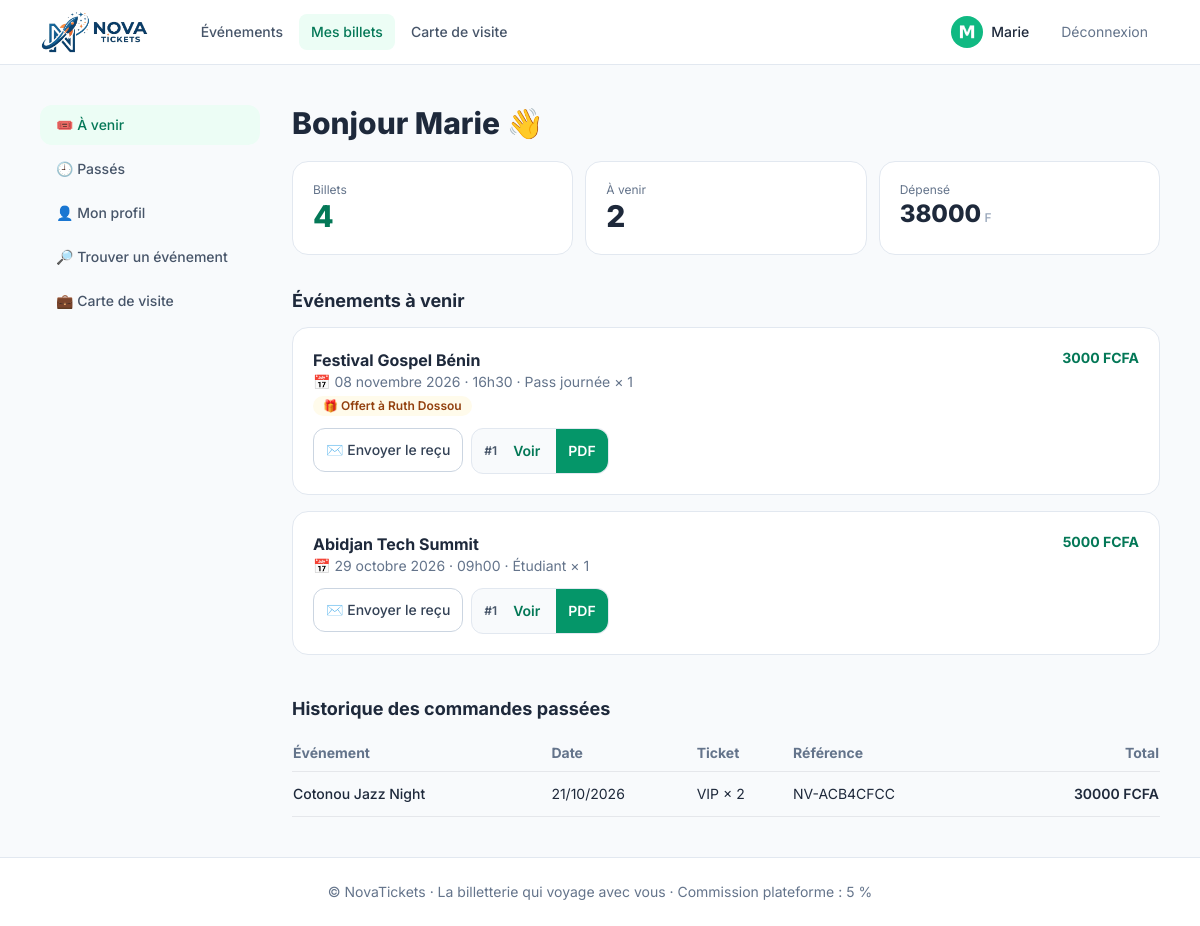
/mes-billets/ (signed in), run on an earlier commit of the app's database.
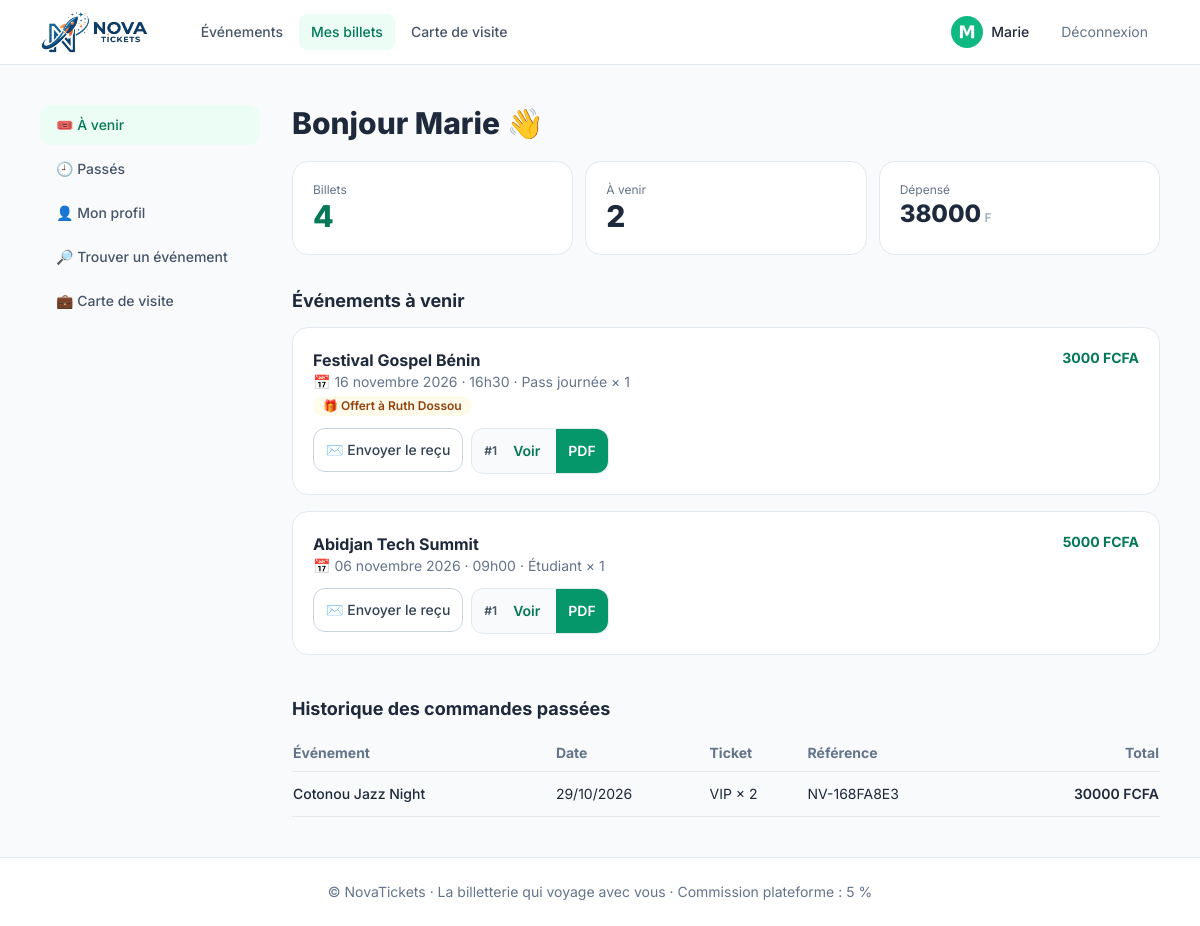
And on a later commit of the database.
### orders/models.py (models this page shows, shortened)
class Order(models.Model):
    PENDING = "pending"
    PAID = "paid"
    FAILED = "failed"
    STATUSES = [(PENDING, "En attente"), (PAID, "Payé"), (FAILED, "Échoué")]
    reference = models.CharField(max_length=20, unique=True, default=new_reference)
    user = models.ForeignKey(settings.AUTH_USER_MODEL, on_delete=models.CASCADE, related_name="orders")
    event = models.ForeignKey("events.Event", on_delete=models.CASCADE, related_name="orders")
    ticket_type = models.ForeignKey("events.TicketType", on_delete=models.PROTECT, related_name="orders")
    quantity = models.PositiveIntegerField(default=1)
    unit_price = models.DecimalField(max_digits=10, decimal_places=0)
    total = models.DecimalField(max_digits=12, decimal_places=0)
    commission = models.DecimalField(max_digits=12, decimal_places=0, default=0)
    net_amount = models.DecimalField("Net organisateur", max_digits=12, decimal_places=0, default=0)
    payment_method = models.CharField(max_length=60)
    payment_phone = models.CharField(max_length=30, blank=True)
    status = models.CharField(max_length=10, choices=STATUSES, default=PENDING)
    created_at = models.DateTimeField(auto_now_add=True)
    receipt_sent_at = models.DateTimeField(null=True, blank=True)
    for_friend = models.BooleanField(default=False)
    friend_last_name = models.CharField(max_length=80, blank=True)
    friend_first_name = models.CharField(max_length=80, blank=True)
    friend_sexe = models.CharField(max_length=1, blank=True)
    friend_email = models.EmailField(blank=True)
    friend_phone = models.CharField(max_length=30, blank=True)
    friend_photo = models.ImageField(upload_to="friends/", blank=True, null=True)
    class Meta:
        ordering = ["-created_at"]
    @property
    def holder_last_name(self):
        return self.friend_last_name if self.for_friend else self.user.last_name
    @property
    def holder_first_name(self):
        return self.friend_first_name if self.for_friend else self.user.first_name
    @property
    def holder_name(self):
        return f"{self.holder_first_name} {self.holder_last_name}".strip() or self.user.username

### events/models.py (models this page shows, shortened)
class Event(models.Model):
    DRAFT = "draft"
    PUBLISHED = "published"
    STATUSES = [(DRAFT, "Brouillon"), (PUBLISHED, "Publié")]
    organizer = models.ForeignKey(settings.AUTH_USER_MODEL, on_delete=models.CASCADE, related_name="events")
    name = models.CharField("Nom de l'événement", max_length=200)
    slug = models.SlugField(max_length=220, unique=True, blank=True)
    description = models.TextField(blank=True)
    location = models.CharField("Lieu", max_length=200, blank=True)
    banner = models.ImageField("Visuel", upload_to="events/", blank=True, null=True)
    logo = models.ImageField("Logo de l'événement", upload_to="event_logos/", blank=True, null=True)
    start_date = models.DateField("Date de début")
    end_date = models.DateField("Date de fin")
    start_time = models.TimeField("Heure de début")
    sales_deadline = models.DateField("Date limite d'achat")
    status = models.CharField(max_length=12, choices=STATUSES, default=DRAFT)
    created_at = models.DateTimeField(auto_now_add=True)
    class Meta:
        ordering = ["start_date", "start_time"]
    def get_absolute_url(self):
        return reverse("events:detail", args=[self.slug])

class TicketType(models.Model):
    event = models.ForeignKey(Event, on_delete=models.CASCADE, related_name="ticket_types")
    name = models.CharField("Type de ticket", max_length=80)
    price = models.DecimalField("Prix (FCFA)", max_digits=10, decimal_places=0)
    stock = models.PositiveIntegerField("Quantité disponible", default=100)
    class Meta:
        ordering = ["price"]

### core/views.py (the view)
# urls.py: path("mes-billets/", views.spectateur_dashboard, name="spectateur_dashboard"),
@login_required
def spectateur_dashboard(request):
    today = timezone.localdate()
    orders = (Order.objects.filter(user=request.user, status=Order.PAID)
              .select_related("event", "ticket_type").prefetch_related("tickets"))
    upcoming = [o for o in orders if o.event.end_date >= today]
    past = [o for o in orders if o.event.end_date < today]
    return render(request, "dashboard/spectateur.html", {
        "upcoming": upcoming, "past": past,
        "tickets_count": sum(o.quantity for o in orders),
        "spent": sum((o.total for o in orders), Decimal("0")),
    })

### accounts/models.py (called while the page is built)
    @property
    def is_organisateur(self):
        return self.role == self.ORGANISATEUR

### core/context_processors.py (called while the page is built)
def platform(request):
    return {
        "PLATFORM_NAME": settings.PLATFORM_NAME,
        "CARD_PRICE": settings.BUSINESS_CARD_PRICE,
        "COMMISSION_PERCENT": int(settings.PLATFORM_COMMISSION_RATE * 100),
    }

### orders/models.py (called while the page is built)
    def get_absolute_url(self):
        return reverse("orders:ticket", args=[self.code])

### templates/dashboard/spectateur.html (shortened to what the changed rows need)
{% extends "base.html" %}
{% block content %}
<div class="grid gap-8 lg:grid-cols-[220px_1fr]">
  <div>
    <div class="flex flex-wrap items-center justify-between gap-3">
      <h1 class="text-2xl md:text-3xl font-extrabold">Bonjour {{ user.first_name|default:user.username }} 👋</h1>
    </div>
    <h2 id="a-venir" class="mt-8 text-lg font-bold scroll-mt-24">Événements à venir</h2>
    <div class="mt-3 space-y-4">
      {% for o in upcoming %}
      <div class="rounded-2xl bg-white border border-slate-200 p-4 md:p-5">
        <div class="flex flex-col gap-1 sm:flex-row sm:items-start sm:justify-between">
          <div class="min-w-0">
            <a href="{{ o.event.get_absolute_url }}" class="font-bold hover:text-emerald-700">{{ o.event.name }}</a>
            <p class="text-sm text-slate-500">📅 {{ o.event.start_date|date:"d F Y" }} · {{ o.event.start_time|time:"H\hi" }} · {{ o.ticket_type.name }} × {{ o.quantity }}</p>
            {% if o.for_friend %}<p class="mt-1 inline-block rounded-full bg-amber-50 px-2.5 py-0.5 text-xs font-semibold text-amber-800">🎁 Offert à {{ o.holder_name }}</p>{% endif %}
          </div>
          <span class="text-sm font-bold text-emerald-700">{{ o.total|floatformat:0 }} FCFA</span>
        </div>
        <div class="mt-3 flex flex-wrap gap-2">
          <form method="post" action="{% url 'orders:resend_receipt' o.reference %}">{% csrf_token %}
            <button class="tap rounded-xl border border-slate-300 bg-white px-3 text-sm font-medium text-slate-700 hover:bg-slate-50">✉️ {% if o.receipt_sent_at %}Renvoyer le reçu{% else %}Envoyer le reçu{% endif %}</button>
          </form>
          {% for t in o.tickets.all %}
          <div class="flex items-center gap-1 rounded-xl border border-slate-200 bg-slate-50 pl-3">
            <span class="text-xs font-semibold text-slate-600">#{{ t.number }}</span>
            <a href="{{ t.get_absolute_url }}" class="tap grid place-items-center px-3 text-sm font-semibold text-emerald-700">Voir</a>
            <a href="{% url 'orders:ticket_pdf' t.code %}" class="tap grid place-items-center rounded-r-xl bg-emerald-600 px-3 text-sm font-semibold text-white">PDF</a>
          </div>
          {% endfor %}
        </div>
      </div>
      {% empty %}
      <div class="rounded-2xl border border-dashed border-slate-300 p-8 text-center text-slate-500">Aucun billet à venir. <a href="{% url 'core:home' %}" class="font-semibold text-emerald-700">Découvrir les événements</a></div>
      {% endfor %}
    </div>
    <h2 id="passes" class="mt-10 text-lg font-bold scroll-mt-24">Historique des commandes passées</h2>
    <div class="mt-3">
      {% if past %}
      <table class="responsive w-full text-sm">
        <thead><tr class="text-left text-slate-500 border-b"><th class="py-2">Événement</th><th>Date</th><th>Ticket</th><th>Référence</th><th class="text-right">Total</th></tr></thead>
        <tbody>
        {% for o in past %}
          <tr class="md:border-b">
            <td data-label="Événement" class="py-3 font-medium">{{ o.event.name }}</td>
            <td data-label="Date">{{ o.event.start_date|date:"d/m/Y" }}</td>
            <td data-label="Ticket">{{ o.ticket_type.name }} × {{ o.quantity }}{% if o.for_friend %} · 🎁 {{ o.holder_name }}{% endif %}</td>
            <td data-label="Référence">{{ o.reference }}</td>
            <td data-label="Total" class="md:text-right font-semibold">{{ o.total|floatformat:0 }} FCFA</td>
          </tr>
        {% endfor %}
        </tbody>
      </table>
      {% else %}<p class="rounded-2xl border border-dashed border-slate-300 p-6 text-center text-slate-500">Aucune commande passée pour le moment.</p>{% endif %}
    </div>
  </div>
</div>
{% endblock %}

What changed in the data, as far as the page shows it:
changed Order "Ruth Dossou": event.start_date "08 novembre 2026" → "16 novembre 2026"
changed Order "Abidjan Tech Summit": event.start_date "29 octobre 2026" → "06 novembre 2026"
changed Order "Cotonou Jazz Night": event.start_date "21/10/2026" → "29/10/2026"; reference "NV-ACB4CFCC" → "NV-168FA8E3"
